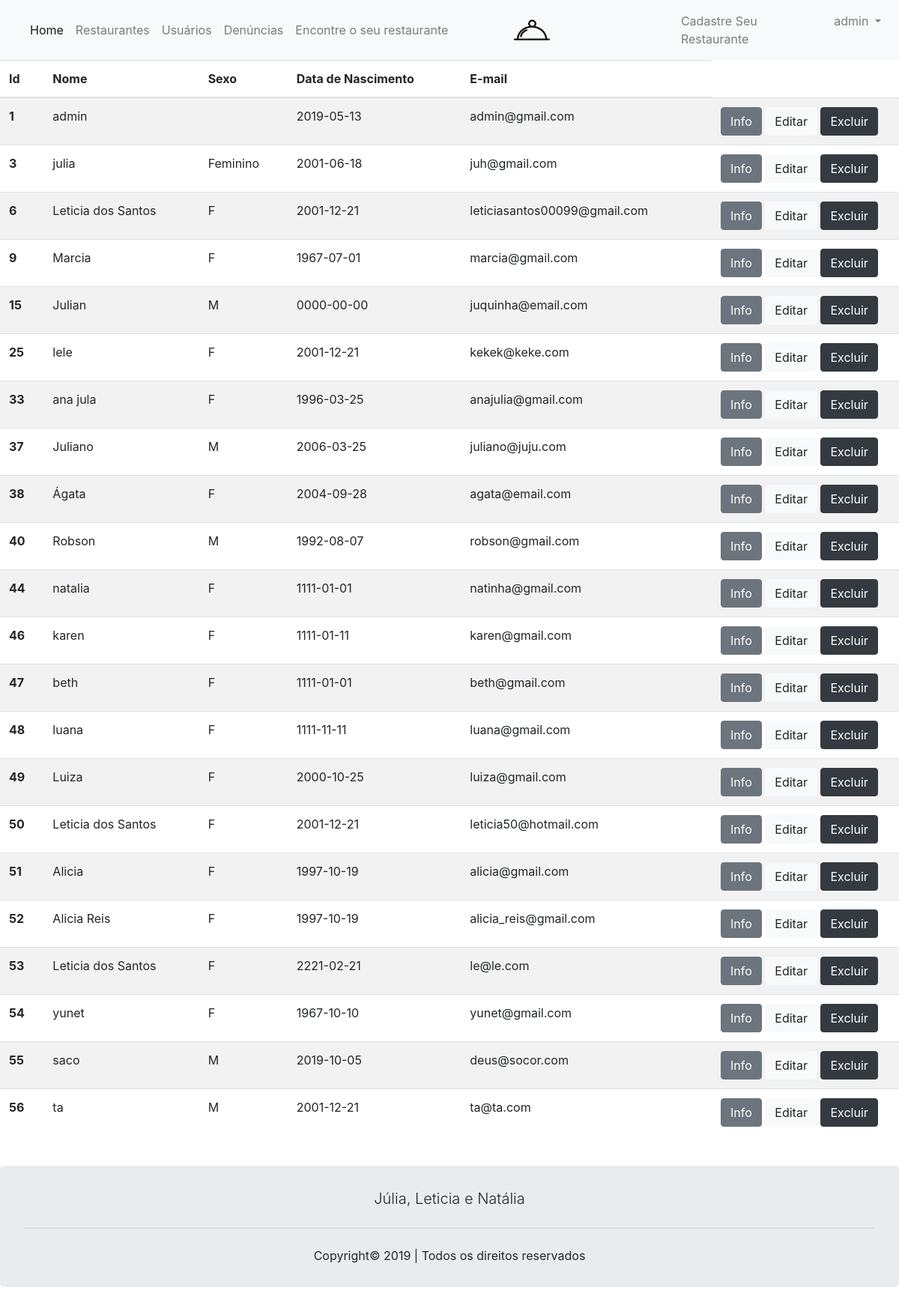
The app's page /buscar_usuarios.php (signed in), older data.
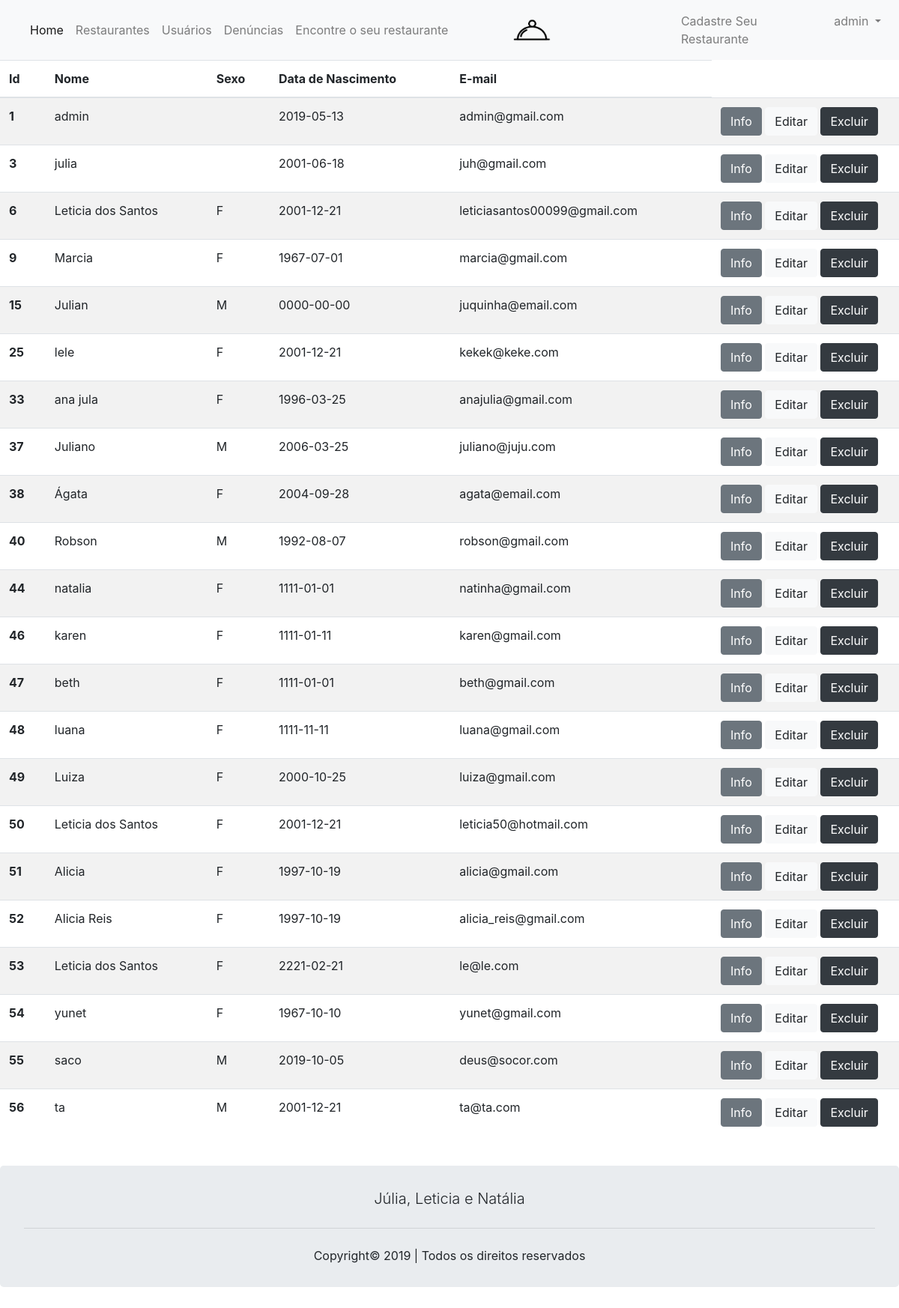
The same page, newer data.
### tables this page shows
CREATE TABLE `usuario` (
  `id_user` int(11) NOT NULL,
  `nome` varchar(100) NOT NULL,
  `sexo` varchar(2) NOT NULL,
  `dt_nascimento` date NOT NULL,
  `email` varchar(80) NOT NULL,
  `senha` varchar(100) NOT NULL,
  `acesso` varchar(100) NOT NULL,
  `tipo_user_id_tip` int(80) NOT NULL
);

### buscar_usuarios.php (the view, shortened to what this page needs)
<?php
if(empty($_SESSION['nome'])){
    header("Location: not-found.php");
} else{
    include ("cabecalho_logado.php");
    ?>
    <!DOCTYPE html>
    <html lang="pt-br">
    <head>
        <link rel="stylesheet" href="assets/css/bootstrap.min.css">
        <link rel="stylesheet" href="assets/css/Bootstrap/bootstrap.min.css">
        <link rel="stylesheet" href="https://stackpath.bootstrapcdn.com/bootstrap/4.1.3/css/bootstrap.min.css">
    </head>
    <body>
        <table class="table table-striped">
            <thead>
                <tr>
                    <th scope="col">Id</th>
                    <th scope="col">Nome</th>
                    <th scope="col">Sexo</th>
                    <th scope="col">Data de Nascimento</th>
                    <th scope="col">E-mail</th>
                </tr>
            </thead>
            <tbody>
                <?php
                $pdo = Banco::conectar();
                $sql = 'SELECT * FROM usuario ORDER BY id_user ASC';
                foreach($pdo->query($sql)as $row)
                {
                    echo '<tr>';
                    echo '<th scope="row">'. $row['id_user'] . '</th>';
                    echo "<td>". $row['nome'] . '</td>';
                    echo "<td>". $row['sexo'] . '</td>';
                    echo "<td>". $row['dt_nascimento'] . '</td>';
                    echo "<td>". $row['email'] . '</td>';
                    echo "<td width=250>";
                    echo '<a class="btn btn-secondary" href="read_usuario.php?id_user='.$row['id_user'].'">Info</a>';
                    echo '<a class="btn btn-light" href="update_usuario.php?id_user='.$row['id_user'].'">Editar</a>';
                    echo '<a class="btn btn-dark" href="delete_usuario.php?id_user='.$row['id_user'].'">Excluir</a>';
                    echo '</td>';
                    echo '</tr>';
                }
                ?>
            </tbody>
        </table>
</body>
</html>
<?php
}
include ("rodape.php");
?>

### cabecalho_logado.php (shortened to what this page needs)
<!DOCTYPE html>
<html lang="pt-br">
<head>
    <link rel="stylesheet" type="text/css" href="index.css">
    <link rel="stylesheet" href="assets/css/bootstrap.min.css">
    <link rel="stylesheet" href="assets/css/Bootstrap/bootstrap.min.css">
</head>
<body>
    <nav class=" navbar sticky-top navbar navbar-expand-lg navbar-light bg-light">
  <div class="collapse navbar-collapse" id="navbarNavDropdown">
    <ul class="navbar-nav">
      <li class="nav-item active">
        <a class="nav-link" href="index.php">Home <span class="sr-only">(current)</span></a>
      </li>
      <li class="nav-item">
        <a class="nav-link" href="buscar_restaurantes.php">Restaurantes</a>
      </li>
      <li class="nav-item">
        <a class="nav-link" href="buscar_usuarios.php">Usuários</a>
      </li>
      <li class="nav-item">
        <a class="nav-link" href="buscar_denuncias.php">Denúncias</a>
      </li>
      <li class="nav-item">
        <a class="nav-link" href="encontre.php">Encontre o seu restaurante</a>
      </li>
</ul>
    </div>
      <div>
        <img src="img/logo1.png" style="width: 39%;" style="margin-left: 10%;">
      </div>
    <div class="collapse navbar-collapse" id="navbarNavDropdown" style="float: right;" >
    <ul class="navbar-nav" style="margin-left: 23.5%;">
      <li class="nav-item">
        <a class="nav-link" href="create_restaurante.php">Cadastre Seu Restaurante</a>
      </li>
      <li class="nav-item dropdown">
        <a class="nav-link dropdown-toggle" href="#" id="navbarDropdownMenuLink" role="button" data-toggle="dropdown" aria-haspopup="true" aria-expanded="false">
          <?php echo $_SESSION['nome']; ?>
        </a>
      </li>
    </ul>
  </div>
</nav>
</body>
</html>

### rodape.php
<!DOCTYPE html>
<html lang="pt-br">
<head>
	<link rel="stylesheet" type="text/css" href="index.css">
</head>
<br>
<body>
	<div>
		<center>
			<div class="jumbotron" style="width: 100%;">
				<p class="lead" style=" margin-top: -3%">Júlia, Leticia e Natália</p>
				<hr class="my-4">
				<p style="margin-bottom: -3%">Copyright© 2019 | Todos os direitos reservados</p>
			</div>
		</center>
	</div>
</body>
</html>

Row changes from the older to the newer data that the page shows:
changed usuario "julia": sexo "Feminino" → (not shown)
